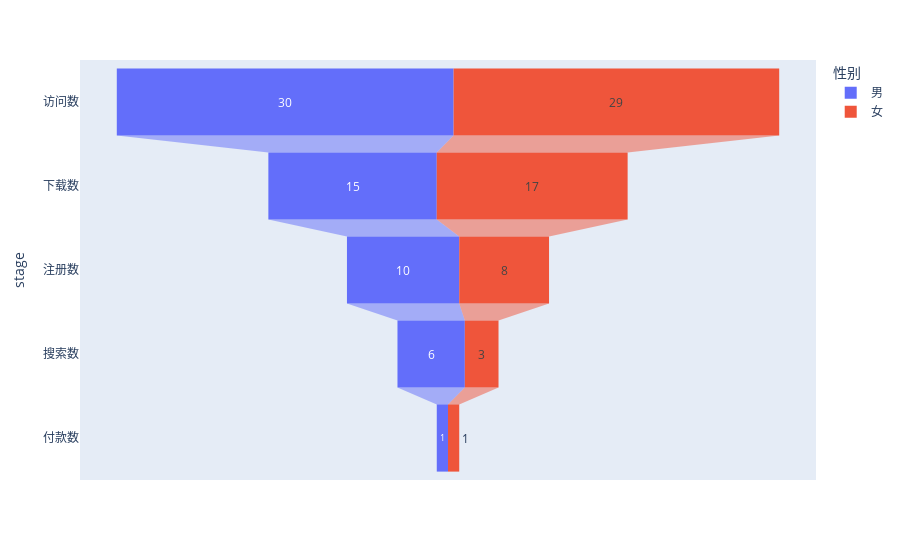

Notebook code cell kept with this figure:
### Code cell
stages = ["访问数", "下载数", "注册数", "搜索数", "付款数"] # 漏斗的阶段

# 漏斗的数据
df_male = pd.DataFrame(dict(number=[30, 15, 10, 6, 1],stage=stages))
df_male['性别'] = "男"
df_female = pd.DataFrame(dict(number=[29, 17, 8, 3, 1],stage=stages))
df_female['性别'] = "女"

df = pd.concat([df_male, df_female], axis=0) # 把男生和女生的数据连接成一个新的DataFrame对象df

fig = px.funnel(df, x='number', y='stage', color='性别')
fig.show()

### Figure 1 — Plotly figure (JSON) as saved in the notebook; plotly's stock layout.template omitted (floating-point values rounded to 4 significant figures)
{"data": [{"hovertemplate": "性别=男<br>number=%{x}<br>stage=%{y}<extra></extra>", "legendgroup": "男", "marker": {"color": "#636efa"}, "name": "男", "orientation": "h", "showlegend": true, "type": "funnel", "x": [30, 15, 10, 6, 1], "xaxis": "x", "y": ["访问数", "下载数", "注册数", "搜索数", "付款数"], "yaxis": "y"}, {"hovertemplate": "性别=女<br>number=%{x}<br>stage=%{y}<extra></extra>", "legendgroup": "女", "marker": {"color": "#EF553B"}, "name": "女", "orientation": "h", "showlegend": true, "type": "funnel", "x": [29, 17, 8, 3, 1], "xaxis": "x", "y": ["访问数", "下载数", "注册数", "搜索数", "付款数"], "yaxis": "y"}], "layout": {"autosize": true, "legend": {"title": {"text": "性别"}, "tracegroupgap": 0}, "margin": {"t": 60}, "xaxis": {"anchor": "y", "autorange": true, "domain": [0, 1], "range": [-32.78, 32.78], "title": {"text": "number"}, "type": "linear"}, "yaxis": {"anchor": "x", "autorange": true, "domain": [0, 1], "range": [4.5, -0.5], "title": {"text": "stage"}, "type": "category"}}}
